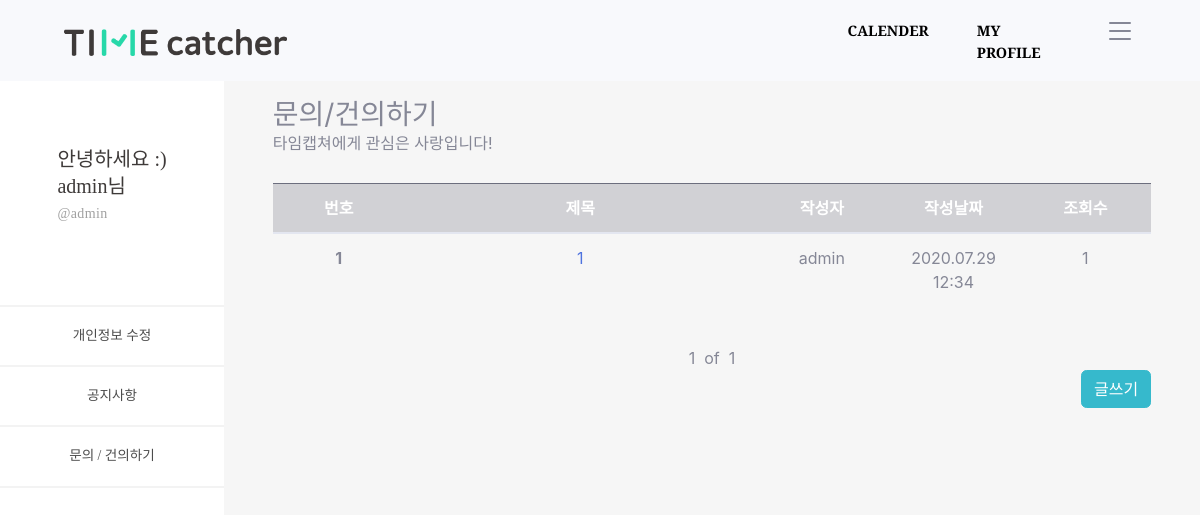
The page /timeApp/customer/ (signed in) on the database as committed earlier.
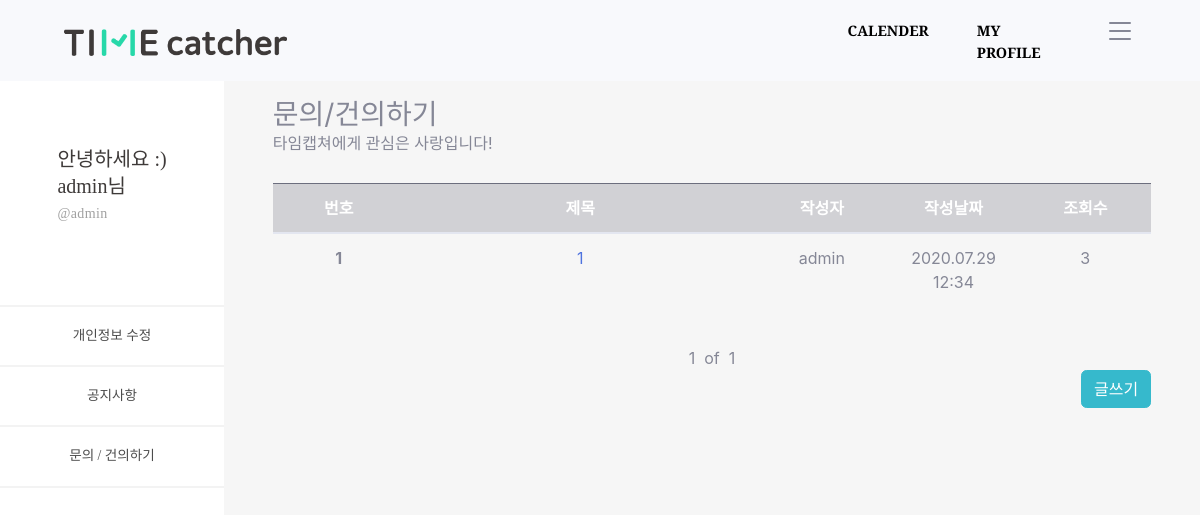
The same page on the database as committed later.
### timeApp/models.py (models this page shows, shortened)
class Customer(models.Model):
    objects = models.Manager()
    c_user = models.ForeignKey(User, on_delete = models.CASCADE, null = True)
    c_title = models.CharField(max_length=100)
    c_body = models.TextField()
    c_hit = models.PositiveIntegerField(default=0)
    c_input_date = models.DateTimeField('date published', default=timezone.now)

### timeApp/views.py (the view)
# urls.py: path('customer/', views.customer, name='customer'),
def customer(request):
    customers = Customer.objects.all().order_by('-id')
    paginator = Paginator(customers,10)
    page = request.GET.get('page')
    customers_posts = paginator.get_page(page)
    conn_user = request.user
    conn_profile = Profile.objects.get(user=conn_user)
    context = {
        'id' : conn_user.username,
        'nick' : conn_profile.nick,
        'customers' : customers,
        'customers_posts' : customers_posts,
    }
    return render(request, 'customer.html', context=context)

### timeApp/templates/customer.html (shortened to what this page needs)
{% extends 'base_side.html' %}
{% load static %}
{% block content_side %}
<div id="content-wrapper" style="background-color: #f6f6f6;" class="d-flex justify-content-center">
  <div class="cantrion" style="margin-top: 10%; width: 90%;">
    <h3 class="mb-0">문의/건의하기</h3>
    <div class="mb-1 text-muted">타임캡쳐에게 관심은 사랑입니다!</div>
    <br>
    <table class="table table-hover">
      <thead>
        <colgroup>
          <col style="width: 15%;">
          <col style="width: 40%;">
          <col style="width: 15%;">
          <col style="width: 15%;">
          <col style="width: 15%;">
        </colgroup>
        <tr class="text-center table-dark">
          <th scope="col">번호</th>
          <th scope="col">제목</th>
          <th scope="col">작성자</th>
          <th scope="col">작성날짜</th>
          <th scope="col">조회수</th>
        </tr>
      </thead>
      <tbody>
        {% for customer in customers_posts %}
        <tr class="text-center">
          <th scope="row">{{ customer.id }}</th>
          <td><a href="{% url 'customer_detail' customer.id %}">{{ customer.c_title }}</a></td>
          <td>{{ customer.c_user }}</td>
          <td>{{ customer.c_input_date  | date:"Y.m.d h:i" }}</td>
          <td>{{ customer.c_hit }}</td>
        </tr>
        {% endfor %}
      </tbody>
    </table>
    <br>
    <div class="d-flex justify-content-center">
      <span>{{customers_posts.number}}</span>
      <span>&nbsp of &nbsp</span>
      <span>{{customers_posts.paginator.num_pages}}</span>
    </div>
    <div class="d-flex justify-content-end">
      <a href="{% url 'customer_create' %}" class="btn btn-info">글쓰기</a>
    </div>
  </div>
</div>
{% endblock %}

Rows that differ between the two databases and show on the page:
changed Customer "admin": c_hit "1" → "3"
